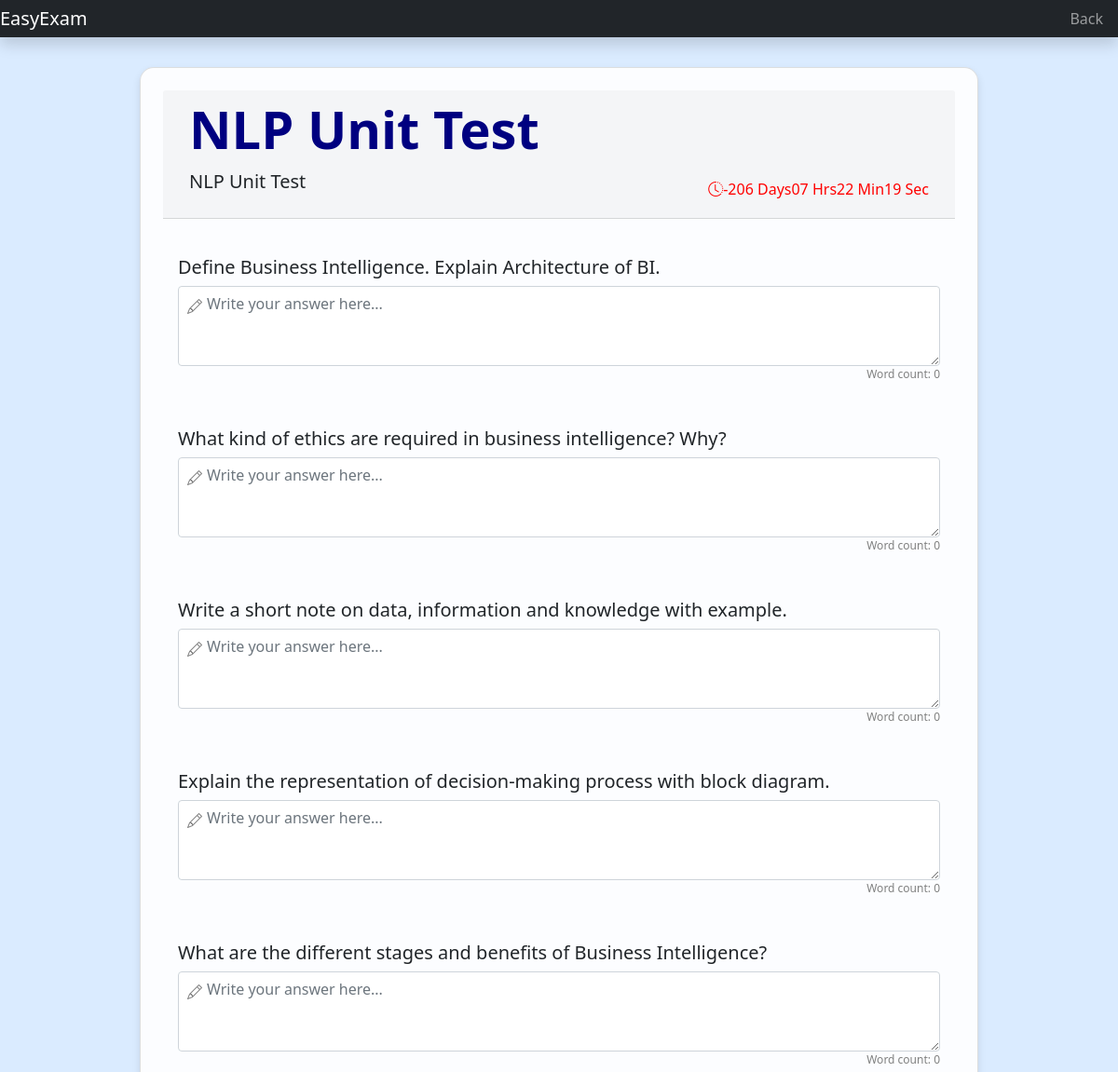
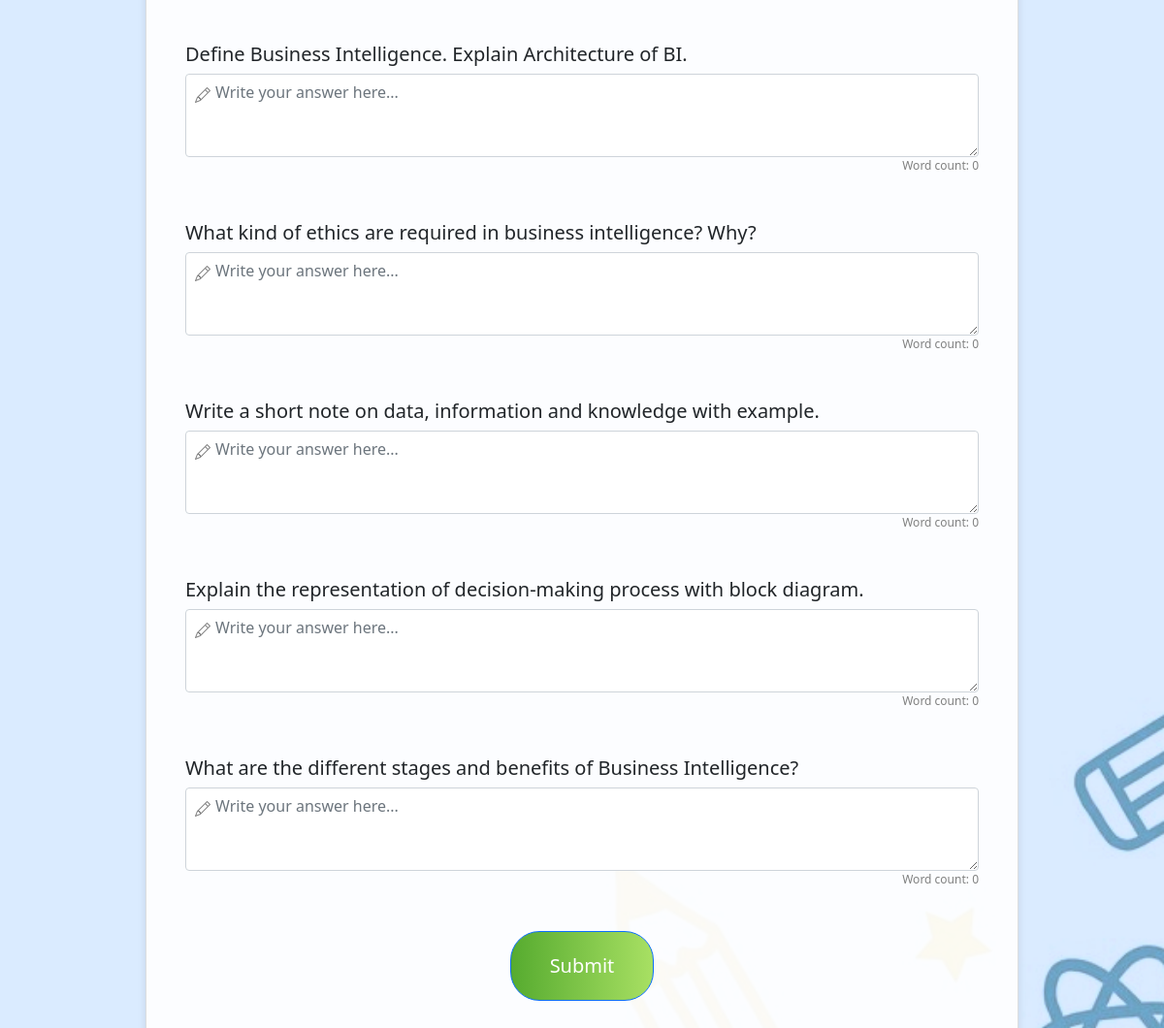
Screenshot of /1/attend_test (signed in) with the database file from the repository (2 pictures, top to bottom).
### Classroom/models.py (models this page shows)
class Test(models.Model):
	belongs = models.ForeignKey(Classroom, on_delete=models.CASCADE)
	name = models.CharField(max_length=255)
	desc = models.CharField(max_length=2555, blank=True)
	create_time = models.DateTimeField(auto_now_add=True)
	start_time = models.DateTimeField()
	end_time = models.DateTimeField()
	def __str__(self):
		return self.name

class Question(models.Model):
	test = models.ForeignKey(Test, on_delete=models.CASCADE, related_name='questions')
	qn_text = models.CharField('Question', max_length=2000)
	key = models.CharField('Answer key', max_length=5000)
	max_score = models.PositiveSmallIntegerField(default=100)
	def __str__(self):
		return self.qn_text

### Classroom/views/Students.py (the view)
# urls.py: path('<int:test_id>/attend_test', Students.attend_test, name='attend_test'),
@login_required(login_url='login')
@student_required
def attend_test(request, test_id):
	test = get_object_or_404(Test, id=test_id)
	if testTaken.objects.filter(test=test, student=request.user).exists():
		return redirect('review_test', test_id)
	qns = Question.objects.filter(test=test_id)
	return render(request, 'students/attend_test.html', { 'qns' : qns, 'test' : test } )

### templates/students/attend_test.html (shortened to what this page needs)
{% extends 'common.html' %}
{% load static %}
{% block main %}
<br><br>
<div class="d-flex justify-content-center">
	<div class="card p-4" style="width: 75%" ;>
		<div class="card-header">
			<div class="jumbotron jumbotron-fluid">
				<div class="container">
					<h1 class="display-4">{{ test }}</h1>
					<div class="row">
						<p class="lead col-sm">{{ test.desc }}</p>
						{% if test.end_time %}
						<div class="col-sm timer-container">
							<i class="bi bi-clock-history"></i>
							<span id="days"> </span>
							<span id="hours"> </span>
							<span id="minutes"> </span>
							<span id="seconds"> </span>
						</div>
						{% endif %}
					</div>
				</div>
			</div>
		</div>
		<div class="card-body">
			<form id="myform" method="POST" action="{% url 'submit_test' test.id  %}">
				{% for q in qns %}
				<br>
				<h5 class="card-title">{{q}}</h5>
				<div class="form-group input-container">
					<i class="bi bi-pencil icon"></i>
					<textarea class="form-control" name="{{q.id}}" rows="3" placeholder="Write your answer here..."
						required></textarea>
					<div class="word-counter">Word count: <span id="counter-{{q.id}}">0</span></div>
				</div>
				<br>
				{% endfor %}
				<button type="submit" class="btn btn-primary submit-btn">Submit</button>
			</form>
		</div>
	</div>
</div>
<br><br>
{% endblock %}

### rows the page displays
Test: name "NLP Unit Test", desc "NLP Unit Test"
Question: qn_text "Define Business Intelligence. Explain Architecture of BI.", id "Write your answer here..."
Question: qn_text "What kind of ethics are required in business intelligence? Why?", id "Write your answer here..."
Question: qn_text "Write a short note on data, information and knowledge with example.", id "Write your answer here..."
Question: qn_text "Explain the representation of decision-making process with block diagram.", id "Write your answer here..."
Question: qn_text "What are the different stages and benefits of Business Intelligence?", id "Write your answer here..."
Question: qn_text "Define Business Intelligence. Explain Architecture of BI.", id "Write your answer here..."
Question: qn_text "What kind of ethics are required in business intelligence? Why?", id "Write your answer here..."
Question: qn_text "Write a short note on data, information and knowledge with example.", id "Write your answer here..."
Question: qn_text "Explain the representation of decision-making process with block diagram.", id "Write your answer here..."
Question: qn_text "What are the different stages and benefits of Business Intelligence?", id "Write your answer here..."
